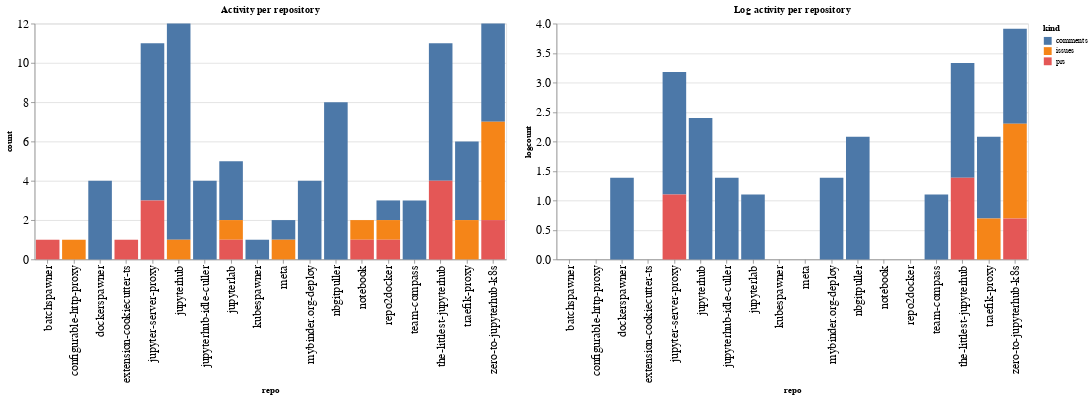

The notebook cell this image was saved under:
### Code cell
ch1 = alt.Chart(repo_summaries, width=600, title="Activity per repository").mark_bar().encode(
    x='repo',
    y='count',
    color='kind',
    tooltip="kind"
)

ch2 = alt.Chart(repo_summaries, width=600, title="Log activity per repository").mark_bar().encode(
    x='repo',
    y='logcount',
    color='kind',
    tooltip="kind"
)

ch1 | ch2

### Figure 1 — Vega-Lite specification as saved in the notebook (floating-point values rounded to 4 significant figures)
{"config": {"axisLeft": {"labelFontSize": 15}, "axisBottom": {"labelFontSize": 15}}, "hconcat": [{"mark": "bar", "encoding": {"color": {"type": "nominal", "field": "kind"}, "tooltip": {"type": "nominal", "field": "kind"}, "x": {"type": "nominal", "field": "repo"}, "y": {"type": "quantitative", "field": "count"}}, "title": "Activity per repository", "width": 600}, {"mark": "bar", "encoding": {"color": {"type": "nominal", "field": "kind"}, "tooltip": {"type": "nominal", "field": "kind"}, "x": {"type": "nominal", "field": "repo"}, "y": {"type": "quantitative", "field": "logcount"}}, "title": "Log activity per repository", "width": 600}], "data": {"name": "data-6e0a692560a663ed59e7c2f50d8ec866"}, "$schema": "https://vega.github.io/schema/vega-lite/v4.8.1.json", "datasets": {"data-6e0a692560a663ed59e7c2f50d8ec866": [{"repo": "batchspawner", "kind": "prs", "count": 1, "logcount": 0.0}, {"repo": "configurable-http-proxy", "kind": "issues", "count": 1, "logcount": 0.0}, {"repo": "dockerspawner", "kind": "comments", "count": 4, "logcount": 1.386}, {"repo": "extension-cookiecutter-ts", "kind": "prs", "count": 1, "logcount": 0.0}, {"repo": "jupyter-server-proxy", "kind": "comments", "count": 8, "logcount": 2.079}, {"repo": "jupyter-server-proxy", "kind": "prs", "count": 3, "logcount": 1.099}, {"repo": "jupyterhub", "kind": "comments", "count": 11, "logcount": 2.398}, {"repo": "jupyterhub", "kind": "issues", "count": 1, "logcount": 0.0}, {"repo": "jupyterhub-idle-culler", "kind": "comments", "count": 4, "logcount": 1.386}, {"repo": "jupyterlab", "kind": "comments", "count": 3, "logcount": 1.099}, {"repo": "jupyterlab", "kind": "issues", "count": 1, "logcount": 0.0}, {"repo": "jupyterlab", "kind": "prs", "count": 1, "logcount": 0.0}, {"repo": "kubespawner", "kind": "comments", "count": 1, "logcount": 0.0}, {"repo": "meta", "kind": "comments", "count": 1, "logcount": 0.0}, {"repo": "meta", "kind": "issues", "count": 1, "logcount": 0.0}, {"repo": "mybinder.org-deploy", "kind": "comments", "count": 4, "logcount": 1.386}, {"repo": "nbgitpuller", "kind": "comments", "count": 8, "logcount": 2.079}, {"repo": "notebook", "kind": "issues", "count": 1, "logcount": 0.0}, {"repo": "notebook", "kind": "prs", "count": 1, "logcount": 0.0}, {"repo": "repo2docker", "kind": "comments", "count": 1, "logcount": 0.0}, {"repo": "repo2docker", "kind": "issues", "count": 1, "logcount": 0.0}, {"repo": "repo2docker", "kind": "prs", "count": 1, "logcount": 0.0}, {"repo": "team-compass", "kind": "comments", "count": 3, "logcount": 1.099}, {"repo": "the-littlest-jupyterhub", "kind": "comments", "count": 7, "logcount": 1.946}, {"repo": "the-littlest-jupyterhub", "kind": "prs", "count": 4, "logcount": 1.386}, {"repo": "traefik-proxy", "kind": "comments", "count": 4, "logcount": 1.386}, {"repo": "traefik-proxy", "kind": "issues", "count": 2, "logcount": 0.6931}, {"repo": "zero-to-jupyterhub-k8s", "kind": "comments", "count": 5, "logcount": 1.609}, {"repo": "zero-to-jupyterhub-k8s", "kind": "issues", "count": 5, "logcount": 1.609}, {"repo": "zero-to-jupyterhub-k8s", "kind": "prs", "count": 2, "logcount": 0.6931}]}}
